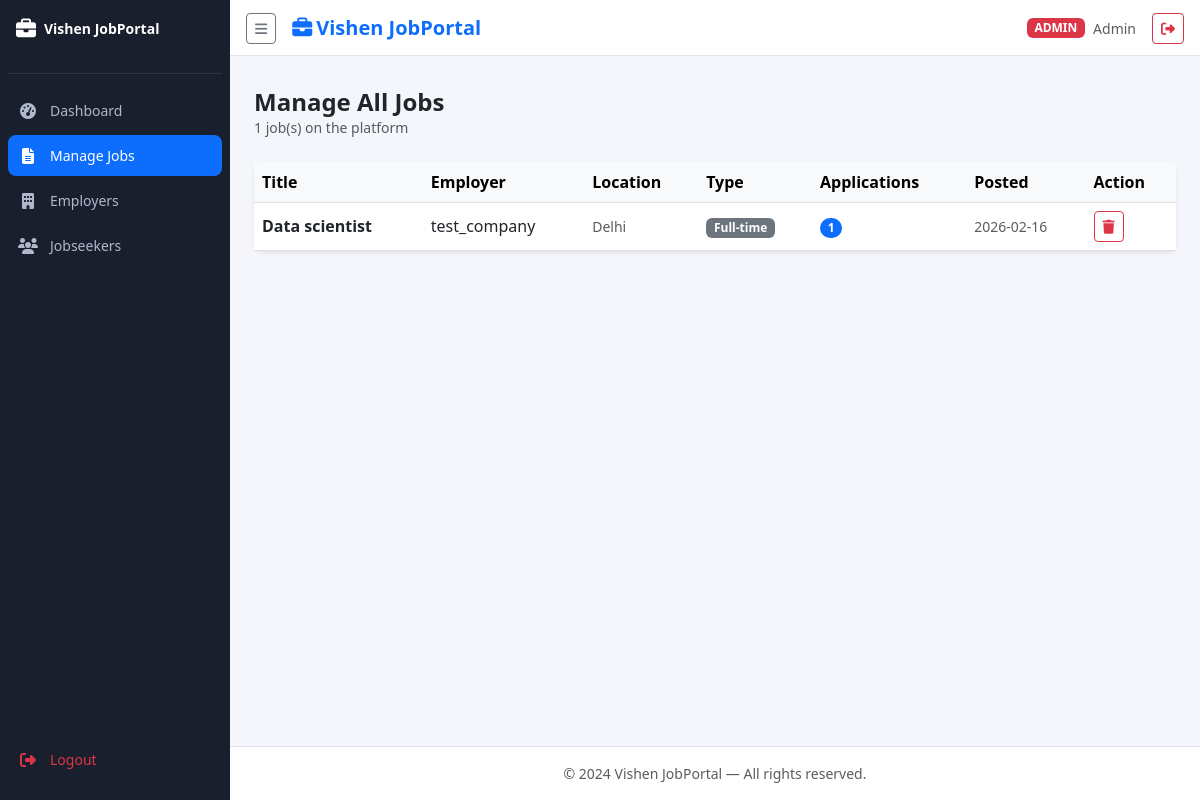
Page /admin/jobs (signed in) on the committed database.
### tables this page shows
CREATE TABLE jobs (
        id INTEGER PRIMARY KEY AUTOINCREMENT,
        title TEXT NOT NULL, description TEXT NOT NULL,
        location TEXT NOT NULL, salary TEXT, job_type TEXT,
        employer_id INTEGER NOT NULL,
        created_at TIMESTAMP DEFAULT CURRENT_TIMESTAMP,
        FOREIGN KEY(employer_id) REFERENCES users(id));

### app.py (the view)
@app.route('/admin/jobs')
@role_required('admin')
def admin_jobs():
    conn = get_db()
    jobs = conn.execute("SELECT j.*,u.name as employer_name,u.company,COUNT(a.id) as app_count "
        "FROM jobs j JOIN users u ON u.id=j.employer_id "
        "LEFT JOIN applications a ON a.job_id=j.id GROUP BY j.id ORDER BY j.created_at DESC").fetchall()
    conn.close(); return render_template('admin_jobs.html', jobs=jobs)

### app.py (called while the page is built)
def get_db():
    conn = sqlite3.connect(DATABASE)
    conn.row_factory = sqlite3.Row
    return conn

def role_required(*roles):
    def decorator(f):
        @wraps(f)
        def decorated(*args, **kwargs):
            if 'user_id' not in session:
                return redirect(url_for('login'))
            if session.get('role') not in roles:
                flash('Access denied.','danger')
                return redirect(url_for('dashboard'))
            return f(*args, **kwargs)
        return decorated
    return decorator

### templates/admin_jobs.html (shortened to what this page needs)
{% extends "base.html" %}
{% block content %}
<div class="mb-4">
  <h4 class="fw-bold mb-0">Manage All Jobs</h4>
  <p class="text-muted small">{{ jobs | length }} job(s) on the platform</p>
</div>
<div class="card border-0 shadow-sm rounded-3">
  <div class="table-responsive">
    <table class="table table-hover align-middle mb-0">
      <thead class="table-light">
        <tr>
          <th>Title</th><th>Employer</th><th>Location</th>
          <th>Type</th><th>Applications</th><th>Posted</th><th>Action</th>
        </tr>
      </thead>
      <tbody>
        {% for job in jobs %}
        <tr>
          <td class="fw-semibold">{{ job.title }}</td>
          <td>{{ job.company or job.employer_name }}</td>
          <td class="text-muted small">{{ job.location }}</td>
          <td><span class="badge bg-secondary">{{ job.job_type }}</span></td>
          <td><span class="badge bg-primary rounded-pill">{{ job.app_count }}</span></td>
          <td class="text-muted small">{{ job.created_at[:10] }}</td>
          <td>
            <form method="POST" action="{{ url_for('admin_delete_job', job_id=job.id) }}"
                  onsubmit="return confirm('Delete this job and all its applications?')">
              <button class="btn btn-sm btn-outline-danger"><i class="fas fa-trash"></i></button>
            </form>
          </td>
        </tr>
        {% else %}
        <tr><td colspan="7" class="text-center text-muted py-4">No jobs found.</td></tr>
        {% endfor %}
      </tbody>
    </table>
  </div>
</div>
{% endblock %}

### static/css/style.css (style rules this page uses)
:root { --sidebar-width: 230px; --sidebar-collapsed: 60px; --sidebar-bg: #1a1f2e; --sidebar-text: #b0b8cc; --sidebar-hover: #2d3450; --sidebar-active: #0d6efd; }
body { background:#f4f6fb; font-family:'Segoe UI',sans-serif; }

### rows in the picture
jobs: title "Data scientist", company "test_company", location "Delhi", job_type "Full-time", app_count "1", created_at "2026-02-16"

### other values in the picture
{{ session.role }} "ADMIN"
{{ session.name }} "Admin"
{{ jobs | length }} "1"
